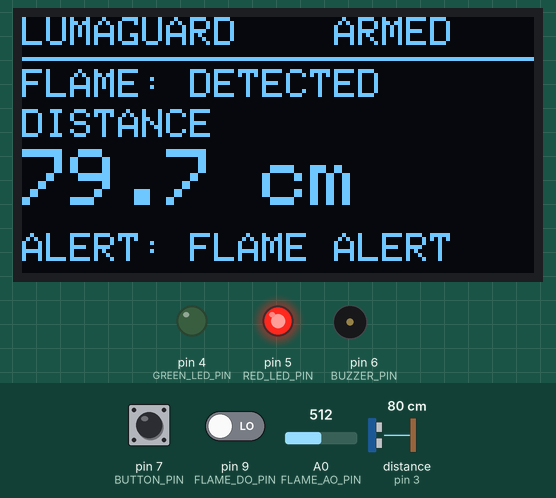
A sketch run on a simulated Arduino Nano, built with avr-gcc and run on an emulated ATmega328P. On the bench: 128×64 one-colour display, output pins drawn as LEDs (lit = HIGH), buzzer (waves = sounding). Wiring (inferred from the names in the program): ultrasonic range finder: trigger pin 2; echo pin 3. Inputs (shaded band) come from the test bench; at power-on: pin 7 (BUTTON_PIN) HIGH, distance to the obstacle (sensor on pin 3) 80 cm, pin 9 (FLAME_DO_PIN) LOW, A0 (FLAME_AO_PIN) = 512. The echo pulse lasts 58.3 µs per cm; EEPROM starts erased; pins used as bus, display or sensor lines are not drawn; what the sketch prints to the serial monitor is not drawn.

Above: at 1.2 s.
1.3 s: pin 7 (BUTTON_PIN) pulled LOW for 0.15 s
At 1.73 s:
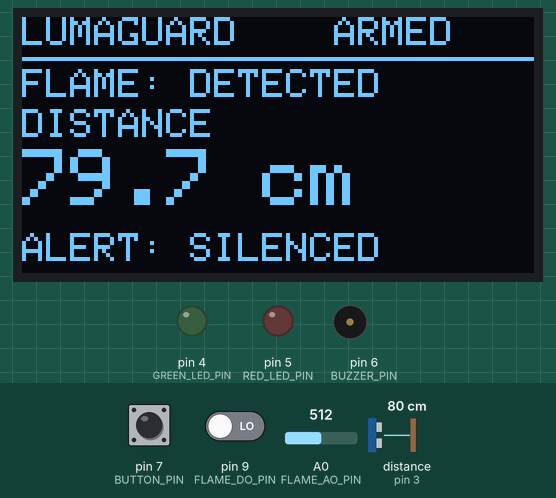
2.0 s: distance to the obstacle (sensor on pin 3) set to 34 cm
At 2.48 s:
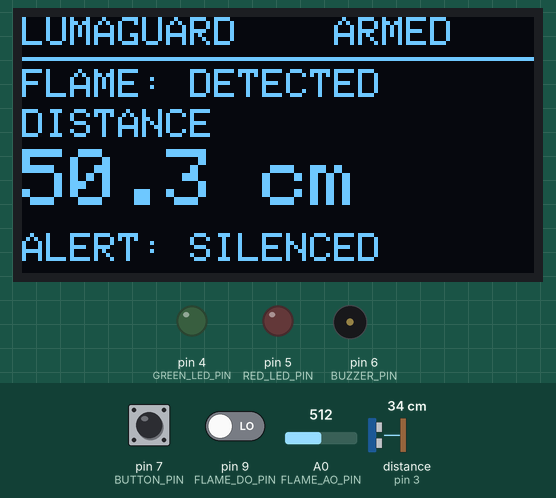
3.8 s: distance to the obstacle (sensor on pin 3) set to 26 cm
At 6.0 s:
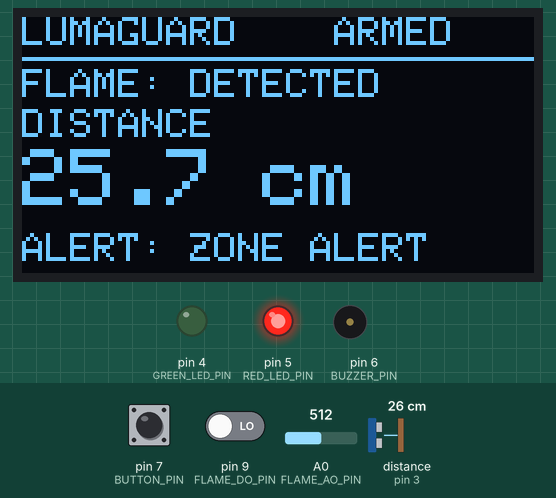
6.1 s: distance to the obstacle (sensor on pin 3) set to 2 cm
At 9.08 s:
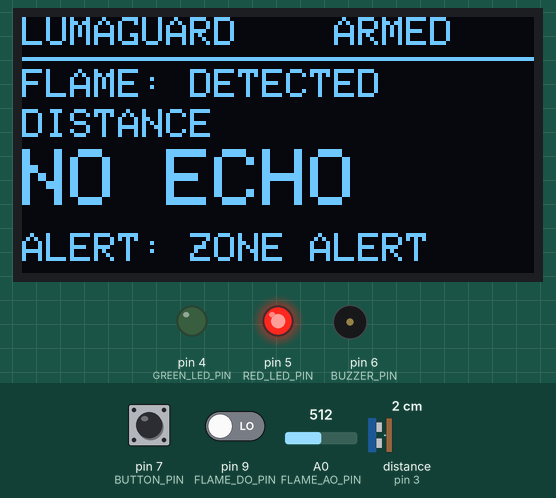
9.1 s: pin 7 (BUTTON_PIN) pulled LOW for 3.2 s
At 11.9 s:
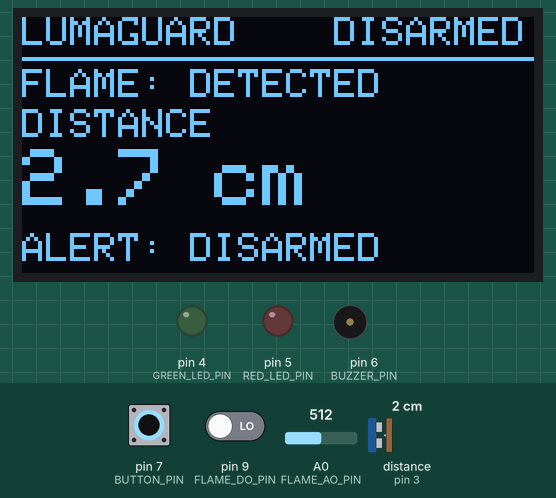
13.8 s: pin 7 (BUTTON_PIN) pulled LOW for 3.2 s
At 16.37 s:
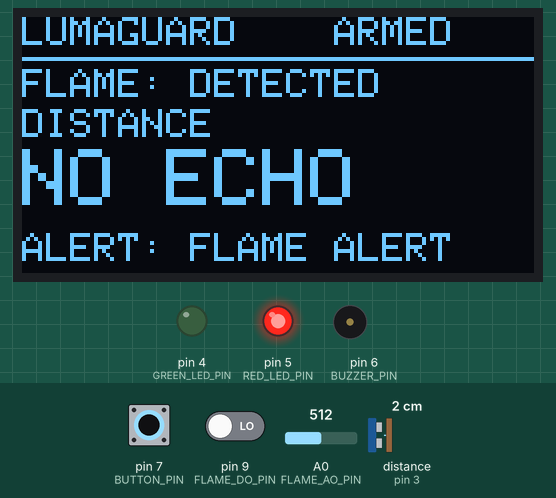
Timing chart, 0 to 21.4 s (numbered marks = the images above; inputs shaded):
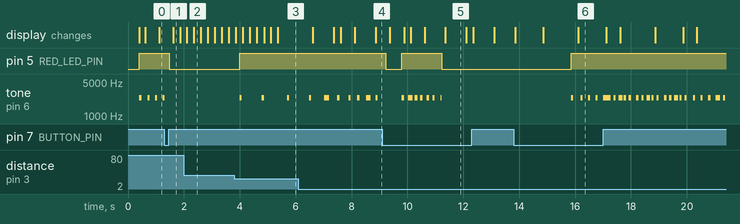

The sketch:

LumaGuard.ino
```cpp
#include <Wire.h>
#include <EEPROM.h>
#include <Adafruit_GFX.h>
#include <Adafruit_SSD1306.h>

// ---------------- OLED ----------------
const uint8_t SCREEN_WIDTH = 128, SCREEN_HEIGHT = 64;
const int8_t OLED_RESET = -1;
const uint8_t OLED_ADDRESS = 0x3C;
Adafruit_SSD1306 display(SCREEN_WIDTH, SCREEN_HEIGHT, &Wire, OLED_RESET);
bool oledReady = false;

// ---------------- Existing pin map ----------------
const uint8_t TRIG_PIN = 2, ECHO_PIN = 3;
const uint8_t GREEN_LED_PIN = 4, RED_LED_PIN = 5;
const uint8_t BUZZER_PIN = 6, BUTTON_PIN = 7;
const uint8_t FLAME_DO_PIN = 9, FLAME_AO_PIN = A0;

// ---------------- Calibration parameters ----------------
const float DISTANCE_ALERT_CM = 30.0;
const float DISTANCE_CLEAR_CM = 33.0;
const unsigned long ECHO_TIMEOUT_US = 25000UL;
const unsigned long DISTANCE_CLEAR_HOLD_MS = 350;
const unsigned long NO_ECHO_CLEAR_MS = 1200;
const unsigned long DISPLAY_ECHO_STALE_MS = 800;
const int FLAME_AO_TRIGGER = 800;
const int FLAME_AO_CLEAR = 850;
const unsigned long FLAME_CONFIRM_MS = 250;
const unsigned long FLAME_CLEAR_HOLD_MS = 1200;
const float FLAME_AO_CLEAR_REFERENCE = 1000.0;
const float FLAME_AO_STRONG_REFERENCE = 400.0;
const unsigned long BUTTON_DEBOUNCE_MS = 35;
const unsigned long LONG_PRESS_MS = 2000;
const unsigned long BUZZER_ON_MS = 80;
const unsigned int BUZZER_FREQUENCY_HZ = 2400;
const unsigned long DISTANCE_SLOW_PERIOD_MS = 900;
const unsigned long FLAME_SLOW_PERIOD_MS = 650;
const unsigned long FASTEST_PERIOD_MS = 180;
const unsigned long SENSOR_INTERVAL_MS = 100;
const unsigned long DISPLAY_INTERVAL_MS = 250;
const unsigned long SERIAL_INTERVAL_MS = 500;

// ---------------- Hazard bit masks ----------------
const uint8_t HAZARD_NONE = 0x00;
const uint8_t HAZARD_ZONE = 0x01;
const uint8_t HAZARD_FLAME = 0x02;

// ---------------- Sensor state ----------------
float distanceCm = -1.0, filteredDistanceCm = -1.0;
bool distanceFilterReady = false, distanceDanger = false;
bool haveValidDistance = false, distanceClearTimerActive = false;
unsigned long lastValidDistanceMs = 0, distanceClearStartedMs = 0;
uint8_t consecutiveNoEcho = 0;
int flameDigital = HIGH, flameAnalog = 1023;
bool flameRawCandidate = false, flameConfirmed = false;
bool flameCandidateTimerActive = false, flameClearTimerActive = false;
unsigned long flameCandidateStartedMs = 0, flameClearStartedMs = 0;

// ---------------- Alarm and button state ----------------
bool armed = true, alertSilenced = false;
uint8_t activeHazardMask = HAZARD_NONE, silencedHazardMask = HAZARD_NONE;
int lastRawButtonState = HIGH, stableButtonState = HIGH;
unsigned long lastButtonChangeMs = 0, buttonPressStartedMs = 0;
bool longPressHandled = false;

// ---------------- Buzzer state ----------------
bool buzzerToneOn = false, buzzerCycleActive = false;
unsigned long buzzerToneStartedMs = 0, lastBeepStartedMs = 0;

// ---------------- EEPROM event counter ----------------
const int EEPROM_ADDRESS = 0;
const uint16_t EEPROM_SIGNATURE = 0xF17E;
struct PersistentEventLog { uint16_t signature; uint32_t hazardStarts; };
PersistentEventLog eventLog;

// ---------------- Scheduler ----------------
unsigned long lastSensorReadMs = 0, lastDisplayUpdateMs = 0;
unsigned long lastSerialUpdateMs = 0;

void loadEventCounter() {
EEPROM.get(EEPROM_ADDRESS, eventLog);
if (eventLog.signature != EEPROM_SIGNATURE) {
eventLog.signature = EEPROM_SIGNATURE;
eventLog.hazardStarts = 0;
EEPROM.put(EEPROM_ADDRESS, eventLog);
}
}

void saveEventCounter() { EEPROM.put(EEPROM_ADDRESS, eventLog); }

void stopBuzzer() {
noTone(BUZZER_PIN);
buzzerToneOn = false;
buzzerCycleActive = false;
}

float readDistanceCm() {
digitalWrite(TRIG_PIN, LOW);
delayMicroseconds(2);
digitalWrite(TRIG_PIN, HIGH);
delayMicroseconds(10);
digitalWrite(TRIG_PIN, LOW);
unsigned long duration = pulseIn(ECHO_PIN, HIGH, ECHO_TIMEOUT_US);
if (duration == 0) return -1.0;
float cm = duration * 0.0343 / 2.0;
if (cm < 2.0 || cm > 400.0) return -1.0;
return cm;
}

void updateDistanceState(float rawDistance, unsigned long now) {
distanceCm = rawDistance;
if (rawDistance >= 2.0 && rawDistance <= 400.0) {
haveValidDistance = true;
lastValidDistanceMs = now;
consecutiveNoEcho = 0;
if (!distanceFilterReady) {
filteredDistanceCm = rawDistance;
distanceFilterReady = true;
} else {
filteredDistanceCm = 0.60 * filteredDistanceCm + 0.40 * rawDistance;
}
if (!distanceDanger && filteredDistanceCm <= DISTANCE_ALERT_CM) {
distanceDanger = true;
distanceClearTimerActive = false;
Serial.println(F("EVENT: ZONE ALERT STARTED"));
}
if (distanceDanger) {
if (filteredDistanceCm > DISTANCE_CLEAR_CM) {
if (!distanceClearTimerActive) {
distanceClearTimerActive = true;
distanceClearStartedMs = now;
} else if (now - distanceClearStartedMs >= DISTANCE_CLEAR_HOLD_MS) {
distanceDanger = false;
distanceClearTimerActive = false;
Serial.println(F("EVENT: ZONE ALERT CLEARED"));
}
} else distanceClearTimerActive = false;
}
} else {
distanceClearTimerActive = false;
if (consecutiveNoEcho < 255) consecutiveNoEcho++;
if (distanceDanger && haveValidDistance && now - lastValidDistanceMs >= NO_ECHO_CLEAR_MS) {
distanceDanger = false;
Serial.println(F("EVENT: DISTANCE ECHO LOST"));
}
}
}

void updateFlameState(unsigned long now) {
flameDigital = digitalRead(FLAME_DO_PIN);
flameAnalog = analogRead(FLAME_AO_PIN);
flameRawCandidate = (flameDigital == LOW) || (flameAnalog <= FLAME_AO_TRIGGER);
bool signalClear = (flameDigital == HIGH) && (flameAnalog >= FLAME_AO_CLEAR);
if (flameRawCandidate) {
flameClearTimerActive = false;
if (!flameCandidateTimerActive) {
flameCandidateTimerActive = true;
flameCandidateStartedMs = now;
}
if (!flameConfirmed && now - flameCandidateStartedMs >= FLAME_CONFIRM_MS) {
flameConfirmed = true;
Serial.println(F("EVENT: FLAME CONFIRMED"));
}
} else {
flameCandidateTimerActive = false;
if (flameConfirmed && signalClear) {
if (!flameClearTimerActive) {
flameClearTimerActive = true;
flameClearStartedMs = now;
} else if (now - flameClearStartedMs >= FLAME_CLEAR_HOLD_MS) {
flameConfirmed = false;
flameClearTimerActive = false;
Serial.println(F("EVENT: FLAME CONDITION CLEARED"));
}
} else flameClearTimerActive = false;
}
}

void updateHazardMask() {
uint8_t newMask = HAZARD_NONE;
if (distanceDanger) newMask |= HAZARD_ZONE;
if (flameConfirmed) newMask |= HAZARD_FLAME;
uint8_t newlyActive = newMask & (uint8_t)(~activeHazardMask);
if (newlyActive != HAZARD_NONE) {
eventLog.hazardStarts++;
saveEventCounter();
Serial.print(F("HAZARD START COUNT: "));
Serial.println(eventLog.hazardStarts);
}
activeHazardMask = newMask;
silencedHazardMask &= activeHazardMask;
}

uint8_t getUnacknowledgedMask() {
return activeHazardMask & (uint8_t)(~silencedHazardMask);
}

bool distanceReadingFresh() {
return distanceFilterReady && (millis() - lastValidDistanceMs < DISPLAY_ECHO_STALE_MS);
}

const char* getFlameStatusText() {
if (flameConfirmed) return "DETECTED";
if (flameRawCandidate) return "CHECK";
return "CLEAR";
}

const char* getAlertStatusText() {
if (!armed) return "DISARMED";
uint8_t pending = getUnacknowledgedMask();
if (pending == (HAZARD_FLAME | HAZARD_ZONE)) return "FLAME + ZONE";
if (pending & HAZARD_FLAME) return "FLAME ALERT";
if (pending & HAZARD_ZONE) return "ZONE ALERT";
if (activeHazardMask != HAZARD_NONE) return "SILENCED";
if (flameRawCandidate) return "FLAME CHECK";
if (!distanceReadingFresh()) return "ZONE UNKNOWN";
return "SAFE";
}

void toggleArmMode() {
armed = !armed;
silencedHazardMask = HAZARD_NONE;
stopBuzzer();
Serial.println(armed ? F("SYSTEM: ARMED") : F("SYSTEM: DISARMED"));
}

void handleShortPress() {
if (!armed) {
Serial.println(F("Short press ignored: DISARMED"));
return;
}
if (activeHazardMask != HAZARD_NONE) {
silencedHazardMask |= activeHazardMask;
stopBuzzer();
Serial.println(F("ALERT ACKNOWLEDGED - monitoring continues"));
} else Serial.println(F("No confirmed hazard to acknowledge"));
}

void handleButton(unsigned long now) {
int raw = digitalRead(BUTTON_PIN);
if (raw != lastRawButtonState) {
lastRawButtonState = raw;
lastButtonChangeMs = now;
}
if (now - lastButtonChangeMs >= BUTTON_DEBOUNCE_MS && raw != stableButtonState) {
stableButtonState = raw;
if (stableButtonState == LOW) {
buttonPressStartedMs = now;
longPressHandled = false;
} else if (!longPressHandled) {
unsigned long held = now - buttonPressStartedMs;
if (held >= LONG_PRESS_MS) toggleArmMode();
else handleShortPress();
}
}
if (stableButtonState == LOW && lastRawButtonState == LOW && !longPressHandled &&
now - buttonPressStartedMs >= LONG_PRESS_MS) {
toggleArmMode();
longPressHandled = true;
}
}

unsigned long calculateDistancePeriod() {
float d = filteredDistanceCm;
if (d < 2.0) d = 2.0;
if (d > DISTANCE_ALERT_CM) d = DISTANCE_ALERT_CM;
float urgency = (DISTANCE_ALERT_CM - d) / (DISTANCE_ALERT_CM - 2.0);
float period = DISTANCE_SLOW_PERIOD_MS - urgency * (DISTANCE_SLOW_PERIOD_MS - FASTEST_PERIOD_MS);
if (period < FASTEST_PERIOD_MS) period = FASTEST_PERIOD_MS;
return (unsigned long)(period + 0.5);
}

unsigned long calculateFlamePeriod() {
float response = (FLAME_AO_CLEAR_REFERENCE - (float)flameAnalog) /
(FLAME_AO_CLEAR_REFERENCE - FLAME_AO_STRONG_REFERENCE);
if (response < 0.0) response = 0.0;
if (response > 1.0) response = 1.0;
float period = FLAME_SLOW_PERIOD_MS - response * (FLAME_SLOW_PERIOD_MS - FASTEST_PERIOD_MS);
if (period < FASTEST_PERIOD_MS) period = FASTEST_PERIOD_MS;
return (unsigned long)(period + 0.5);
}

unsigned long calculateBeepPeriod(uint8_t pending) {
unsigned long period = 10000UL;
if (pending & HAZARD_ZONE) period = calculateDistancePeriod();
if (pending & HAZARD_FLAME) {
unsigned long flamePeriod = calculateFlamePeriod();
if (flamePeriod < period) period = flamePeriod;
}
return period;
}

void updateBuzzer(unsigned long now, uint8_t pending) {
if (!armed || pending == HAZARD_NONE) {
stopBuzzer();
return;
}
unsigned long period = calculateBeepPeriod(pending);
if (!buzzerCycleActive) {
tone(BUZZER_PIN, BUZZER_FREQUENCY_HZ);
buzzerToneOn = true;
buzzerCycleActive = true;
buzzerToneStartedMs = now;
lastBeepStartedMs = now;
return;
}
if (buzzerToneOn && now - buzzerToneStartedMs >= BUZZER_ON_MS) {
noTone(BUZZER_PIN);
buzzerToneOn = false;
}
if (!buzzerToneOn && now - lastBeepStartedMs >= period) {
tone(BUZZER_PIN, BUZZER_FREQUENCY_HZ);
buzzerToneOn = true;
buzzerToneStartedMs = now;
lastBeepStartedMs = now;
}
}

void updateOutputs(unsigned long now) {
uint8_t pending = getUnacknowledgedMask();
if (!armed) {
digitalWrite(GREEN_LED_PIN, LOW);
digitalWrite(RED_LED_PIN, LOW);
stopBuzzer();
return;
}
if (pending != HAZARD_NONE) {
digitalWrite(GREEN_LED_PIN, LOW);
digitalWrite(RED_LED_PIN, HIGH);
updateBuzzer(now, pending);
return;
}
if (activeHazardMask != HAZARD_NONE || flameRawCandidate) {
digitalWrite(GREEN_LED_PIN, LOW);
digitalWrite(RED_LED_PIN, LOW);
stopBuzzer();
return;
}
if (!distanceReadingFresh()) {
digitalWrite(GREEN_LED_PIN, LOW);
digitalWrite(RED_LED_PIN, LOW);
stopBuzzer();
return;
}
digitalWrite(GREEN_LED_PIN, HIGH);
digitalWrite(RED_LED_PIN, LOW);
stopBuzzer();
}

void updateOLED(unsigned long now) {
if (!oledReady) return;
display.clearDisplay();
display.setTextColor(SSD1306_WHITE);
display.setTextWrap(false);
display.setTextSize(1);
display.setCursor(0, 0);
display.print(F("LUMAGUARD"));
display.setCursor(78, 0);
display.print(armed ? F("ARMED") : F("DISARMED"));
display.drawFastHLine(0, 10, SCREEN_WIDTH, SSD1306_WHITE);
display.setCursor(0, 13);
display.print(F("FLAME: "));
display.print(getFlameStatusText());
display.setCursor(0, 23);
display.print(F("DISTANCE"));
display.setTextSize(2);
display.setCursor(0, 33);
bool validDisplay = distanceFilterReady && (now - lastValidDistanceMs < DISPLAY_ECHO_STALE_MS);
if (validDisplay) {
display.print(filteredDistanceCm, 1);
display.print(F(" cm"));
} else display.print(F("NO ECHO"));
display.setTextSize(1);
display.setCursor(0, 54);
display.print(F("ALERT: "));
display.print(getAlertStatusText());
display.display();
}

void printSerialStatus(unsigned long now) {
bool validDisplay = distanceFilterReady && (now - lastValidDistanceMs < DISPLAY_ECHO_STALE_MS);
Serial.print(F("Distance_cm="));
if (validDisplay) Serial.print(filteredDistanceCm, 1);
else Serial.print(F("NO_ECHO"));
Serial.print(F(" | Flame_DO=")); Serial.print(flameDigital);
Serial.print(F(" | Flame_AO=")); Serial.print(flameAnalog);
Serial.print(F(" | Flame=")); Serial.print(getFlameStatusText());
Serial.print(F(" | Mode=")); Serial.print(armed ? F("ARMED") : F("DISARMED"));
Serial.print(F(" | ActiveMask=")); Serial.print(activeHazardMask);
Serial.print(F(" | SilencedMask=")); Serial.print(silencedHazardMask);
Serial.print(F(" | Alert=")); Serial.print(getAlertStatusText());
Serial.print(F(" | HazardStarts=")); Serial.println(eventLog.hazardStarts);
}

void setup() {
Serial.begin(9600);
pinMode(TRIG_PIN, OUTPUT); pinMode(ECHO_PIN, INPUT);
pinMode(FLAME_DO_PIN, INPUT); pinMode(FLAME_AO_PIN, INPUT);
pinMode(GREEN_LED_PIN, OUTPUT); pinMode(RED_LED_PIN, OUTPUT);
pinMode(BUZZER_PIN, OUTPUT); pinMode(BUTTON_PIN, INPUT_PULLUP);
digitalWrite(TRIG_PIN, LOW);
digitalWrite(GREEN_LED_PIN, LOW); digitalWrite(RED_LED_PIN, LOW);
noTone(BUZZER_PIN);
loadEventCounter();
oledReady = display.begin(SSD1306_SWITCHCAPVCC, OLED_ADDRESS);
if (oledReady) {
display.clearDisplay(); display.setTextColor(SSD1306_WHITE);
display.setTextSize(2); display.setCursor(0, 12);
display.print(F("LUMAGUARD"));
display.setTextSize(1); display.setCursor(0, 40);
display.print(F("System starting...")); display.display();
} else Serial.println(F("OLED init failed - check A4/A5, power and 0x3C"));
unsigned long now = millis();
lastSensorReadMs = now - SENSOR_INTERVAL_MS;
lastDisplayUpdateMs = now; lastSerialUpdateMs = now;
lastButtonChangeMs = now;
Serial.println(F("LumaGuard started; DHT22 excluded"));
Serial.println(F("Short press: acknowledge; long press: ARM/DISARM"));
}

void loop() {
unsigned long now = millis();
handleButton(now);
if (now - lastSensorReadMs >= SENSOR_INTERVAL_MS) {
lastSensorReadMs = now;
updateDistanceState(readDistanceCm(), now);
updateFlameState(now);
updateHazardMask();
}
updateOutputs(millis());
now = millis();
if (now - lastDisplayUpdateMs >= DISPLAY_INTERVAL_MS) {
lastDisplayUpdateMs = now;
updateOLED(now);
}
if (now - lastSerialUpdateMs >= SERIAL_INTERVAL_MS) {
lastSerialUpdateMs = now;
printSerialStatus(now);
}
}
```

Source omitted: main.cpp (14314 bytes)

Measured:
- the behaviour switches between 31 and 30 cm on distance to the obstacle (sensor on pin 3) (found by bisection; images 2 and 3)
- after the input at 1.3 s, pin 5 (RED_LED_PIN): HIGH → LOW after 0.18 s; tone on pin 6 (BUZZER_PIN): goes on until 1.3 s, then stays silent; the display: changes after 0.31 s (image 1)
- after the input at 2.0 s, the display: first differs from a run without the input after 0.36 s (image 2)
- after the input at 3.8 s, pin 5 (RED_LED_PIN): LOW → HIGH after 0.20 s; tone on pin 6 (BUZZER_PIN): alternates 2400 Hz for 0.08 s and silent for 0.77 s, starting after 0.20 s; the display: first differs from a run without the input after 0.31 s (image 3 shows a later state)
- after the input at 6.1 s, the display: first changes after 0.51 s (image 4 shows a later state)
- after the input at 9.1 s, pin 5 (RED_LED_PIN): goes on until 11.2 s, then stays LOW
- after the input at 13.8 s, pin 5 (RED_LED_PIN): LOW → HIGH after 2.1 s; tone on pin 6 (BUZZER_PIN): plays 2400 Hz for 0.08 s, 2400 Hz for 0.08 s, 2400 Hz for 0.08 s, 2400 Hz for 0.08 s, 2400 Hz for 0.27 s, 2400 Hz for 0.08 s … (24 notes in this stretch), starting after 2.1 s
- by itself, tone on pin 6 (BUZZER_PIN): alternates 2400 Hz for 0.08 s and silent for 0.19 s
